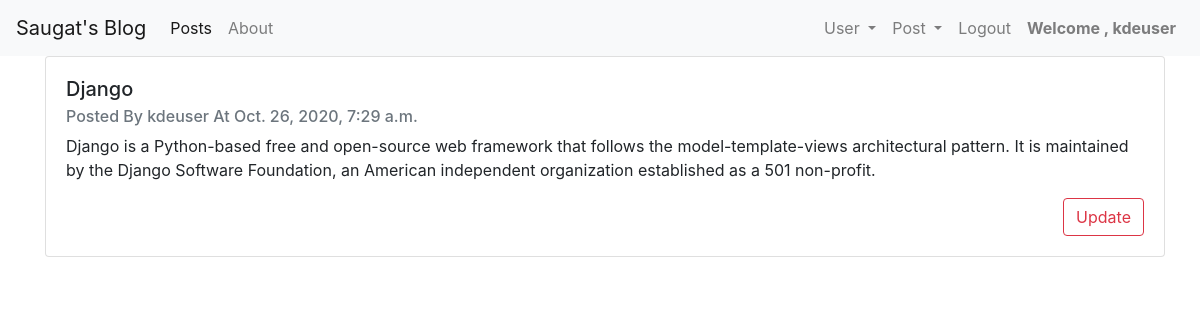
The app's page /posts/update/ (signed in), older data.
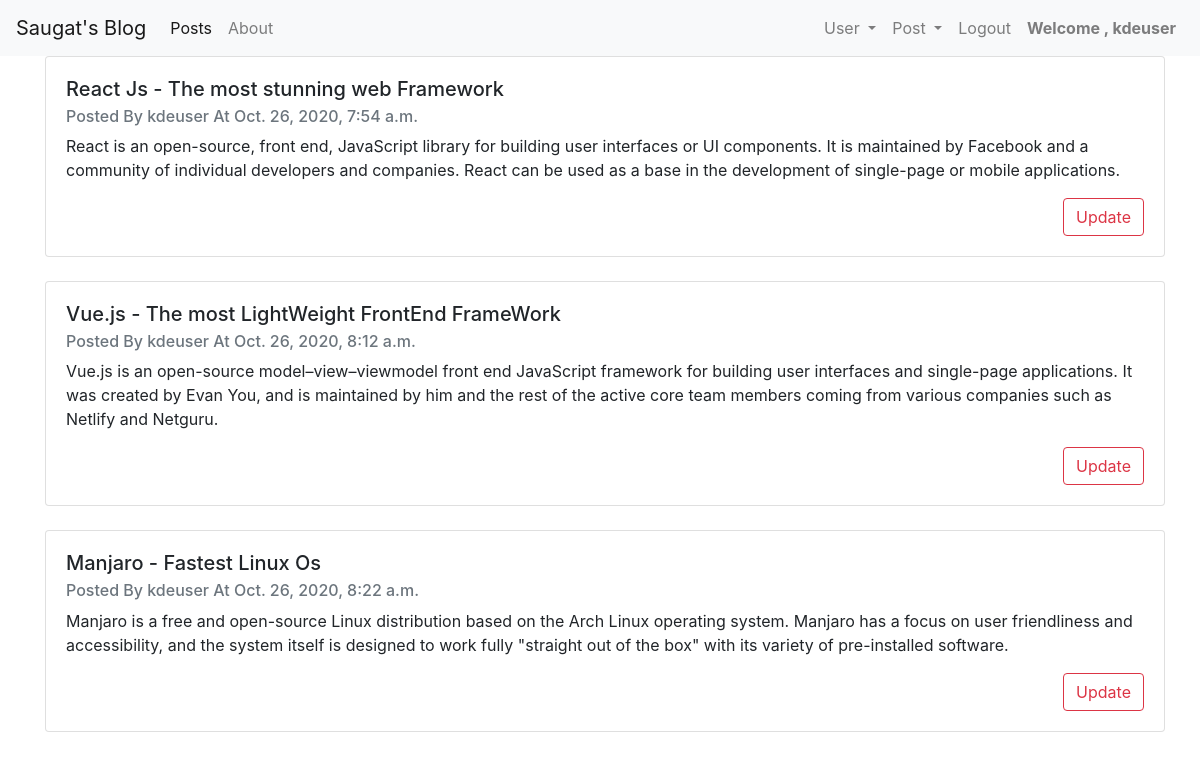
The same page, newer data.
### crud/models.py (models this page shows, shortened)
class Post(models.Model):
    content = models.TextField()
    title   = models.CharField(max_length = 300)
    user    =  models.ForeignKey(User , on_delete = models.CASCADE)
    date_published = models.DateTimeField(default = timezone.now())

### crud/views.py (the view)
# urls.py: path('posts/update/' , views.update , name = "update-page"),
@login_required
def update(request):
    context = {'posts' : Post.objects.all()}
    return render(request , 'crud/update_page.html', context)

### crud/templates/crud/update_page.html
{%extends 'crud/base.html'%} {%block content%} {% for post in posts %}
<div class="container">
  <div class="card" style="width: 70rem">
    <div class="card-body">
      <h5 class="card-title">{{post.title}}</h5>
      <h6 class="card-subtitle mb-2 text-muted">
        Posted By {{post.user.username}} At {{post.date_published}}
      </h6>
      <p class="card-text">{{post.content}}</p>
      <a
        href="/post/update/{{post.id}}"
        class="btn btn-outline-danger float-right"
        >Update
      </a>
    </div>
  </div>
</div>
<br />
{%endfor %} {%endblock%}

### crud/templates/crud/base.html (shortened to what this page needs)
<!DOCTYPE html>
<html lang="en">
  <head>
    <link
      rel="stylesheet"
      href="https://cdn.jsdelivr.net/npm/bootstrap@4.5.3/dist/css/bootstrap.min.css"
    />
  </head>
  <body>
    <nav class="navbar navbar-expand-lg navbar-light bg-light">
      <a class="navbar-brand" href="/">Saugat's Blog</a>
      <div class="collapse navbar-collapse" id="navbarSupportedContent">
        <ul class="navbar-nav mr-auto">
          <li class="nav-item active">
            <a class="nav-link" href="#"
              >Posts<span class="sr-only">(current)</span></a
            >
          </li>
          <li class="nav-item">
            <a class="nav-link" href="#">About</a>
          </li>
        </ul>
       {% if user.is_authenticated %}
        <nav >
            <ul class = "navbar-nav">
            <li class="nav-item dropdown">
                <a
                  class="nav-link dropdown-toggle"
                  href="#"
                  id="navbarDropdown"
                  role="button"
                  data-toggle="dropdown"
                  aria-haspopup="true"
                  aria-expanded="false"
                >
                  User
                </a>
                  <li class="nav-item dropdown">
                    <a
                      class="nav-link dropdown-toggle"
                      href="#"
                      id="navbarDropdown"
                      role="button"
                      data-toggle="dropdown"
                      aria-haspopup="true"
                      aria-expanded="false"
                    >
                      Post
                    </a>
                  <li class="nav-item">
                    <a
                      class="nav-link "
                      href="#"
                      tabindex="-1"
                      aria-disabled="true"
                      >Logout</a
                    >
                  </li>
                  <li class="nav-item">
                    <a
                      class="nav-link "
                      href="#"
                      tabindex="-1"
                      aria-disabled="true"
                      ><b>Welcome  , {{user.username}}</b>  </a
                    >
                  </li>
                  </ul>
                </nav>
                {%endif%}
      </div>
    </nav>
    {%block content%} {%endblock%}
  </body>
</html>

Row changes from the older to the newer data that the page shows:
removed Post: title "Django", user.username "kdeuser", date_published "Oct. 26, 2020, 7:29 a.m.", content "Django is a Python-based free and open-source web framework that follows the model-template-views architectural pattern. It is maintained by the Django Software Foundation, an American independent organization established as a 501 non-profit."
added Post: title "React Js - The most stunning web Framework", user.username "kdeuser", date_published "Oct. 26, 2020, 7:54 a.m.", content "React is an open-source, front end, JavaScript library for building user interfaces or UI components. It is maintained by Facebook and a community of individual developers and companies. React can be used as a base in the development of single-page or mobile applications."
added Post: title "Vue.js - The most LightWeight FrontEnd FrameWork", user.username "kdeuser", date_published "Oct. 26, 2020, 8:12 a.m.", content "Vue.js is an open-source model–view–viewmodel front end JavaScript framework for building user interfaces and single-page applications. It was created by Evan You, and is maintained by him and the rest of the active core team members coming from various companies such as Netlify and Netguru."
added Post: title "Manjaro - Fastest Linux Os", user.username "kdeuser", date_published "Oct. 26, 2020, 8:22 a.m.", content "Manjaro is a free and open-source Linux distribution based on the Arch Linux operating system. Manjaro has a focus on user friendliness and accessibility, and the system itself is designed to work fully \"straight out of the box\" with its variety of pre-installed software."
